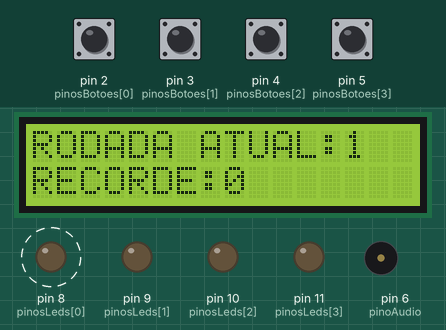
Recording of a sketch running on a simulated Arduino Uno, built with avr-gcc and run on an emulated ATmega328P. On the bench: 16×2 character LCD, output pins drawn as LEDs (lit = HIGH), buzzer (waves = sounding). Dashed ring = blinking. The test bench sets the inputs (shaded band); at power-on: pin 2 (pinosBotoes[0]), pin 3 (pinosBotoes[1]), pin 4 (pinosBotoes[2]), pin 5 (pinosBotoes[3]) LOW. Random numbers use the default seed unless the sketch sets one.

Above: at 2.1 s.
2.2 s: pin 2 (pinosBotoes[0]) pulled HIGH for 0.15 s
At 3.9 s:
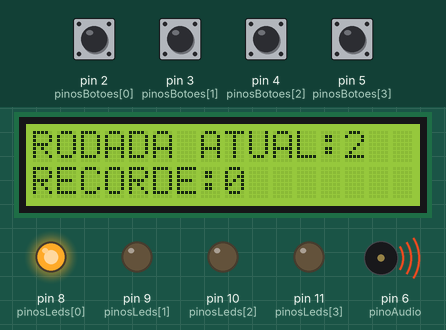
At 4.4 s:
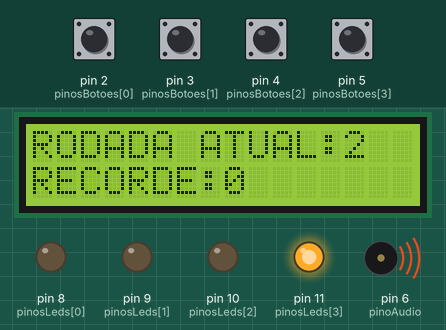
5.3 s: pin 3 (pinosBotoes[1]) pulled HIGH for 0.15 s
At 8.6 s:
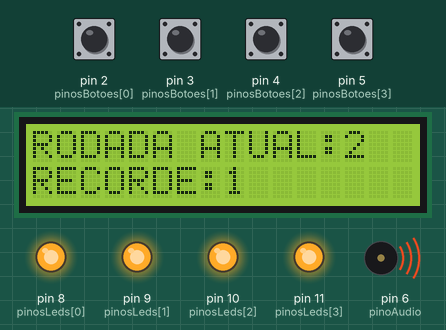
Timing chart, 0 to 11.7 s (numbered marks = the images above; inputs shaded):
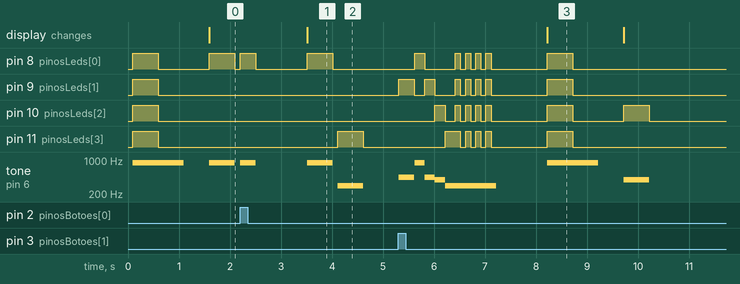

The sketch:

Genius.ino
```cpp
#include <Wire.h> //Biblioteca utilizada gerenciar a comunicação entre dispositicos através do protocolo I2C
#include <LiquidCrystal_I2C.h> //Biblioteca controlar display 16x2 através do I2C

#define col  16 //Define o número de colunas do display utilizado
#define lin   2 //Define o número de linhas do display utilizado
#define ende  0x27 //Define o endereço do display

LiquidCrystal_I2C lcd(ende, col, lin); //Cria o objeto lcd passando como parâmetros o endereço, o nº de colunas e o nº de linhas

//Vamos começar definindo as notas para os sons

#define NOTE_D4  294

#define NOTE_G4  392

#define NOTE_A4  440

#define NOTE_A5  880


// criando o array para os 4 sons para sortear um som

int tons[4] = { NOTE_A5, NOTE_A4, NOTE_G4, NOTE_D4 };

// Nossa sequência de até 100 itens vai começar vazia.

int sequencia[100] = {};

// Indica a rodada atual que o jogo se encontra.

int rodada_atual = 0;

// Indica o passo atual dentro da sequência, é usado enquanto a sequência

// está sendo reproduzida.

int passo_atual_na_sequencia = 0;

int high_score = 0; // Indica o recorde atual


/*

 * Indica o pino de áudio, leds e botões.

 * Os pinos de leds e botões estão em ordem, relacionados uns aos outros, ou

 * seja, o primeiro led está relacionado ao primeiro botão. A ordem destas

 * sequências também estão relacionadas a ordem dos tons.

 */

int pinoAudio = 6;

int pinosLeds[4] = { 8, 9, 10, 11 };

int pinosBotoes[4] = { 2, 3, 4, 5 };


// Indica se um botão foi pressionado durante o loop principal.

int botao_pressionado = 0;

// Flag indicando se o jogo acabou.

int perdeu_o_jogo = false;


void setup() {

  // Definindo o modo dos pinos dos Leds como saída.

  for (int i = 0; i <= 3; i++) {

    pinMode(pinosLeds[i], OUTPUT);

  }


  // Definindo o modo dos pinos dos Botões como entrada.
  for (int i = 0; i <= 3; i++) {
    pinMode(pinosBotoes[i], INPUT);
  }


  // Definindo o modo do pino de Áudio como saída.

  pinMode(pinoAudio, OUTPUT);


  // Inicializando o random através de uma leitura da porta analógica.
  // Esta leitura gera um valor variável entre 0 e 1023.

  randomSeed(analogRead(0));

  lcd.init(); //Inicializa a comunicação com o display já conectado
  lcd.clear(); //Limpa a tela do display
  lcd.backlight(); //Aciona a luz de fundo do display

  lcd.setCursor(0, 0); //Coloca o cursor do display na coluna 1 e linha 1
  lcd.print("RODADA ATUAL:"); //Exibe a mensagem na primeira linha do display
  lcd.setCursor(13, 0);
  lcd.print(rodada_atual);
  lcd.setCursor(0, 1); //Coloca o cursor do display na coluna 1 e linha 2
  lcd.print("RECORDE:");  //Exibe a mensagem na segunda linha do display
  lcd.setCursor(8, 1);
  lcd.print(high_score);

}

void loop() {

  // Se perdeu o jogo reinicializamos todas as variáveis.

  if (perdeu_o_jogo) {

    int sequencia[100] = {};

    if (rodada_atual > high_score){
      high_score = rodada_atual;
      int recorde = high_score - 1;
      lcd.setCursor(8, 1);
      lcd.print(recorde);
      lcd.setCursor(14, 0);
      lcd.print("  ");
    }
    rodada_atual = 0;
    passo_atual_na_sequencia = 0;

    perdeu_o_jogo = false;

  }


  // Toca um som de início para anúnicar que o jogo está começando quando é a primeira rodada.
  if (rodada_atual == 0) {

    tocarSomDeInicio();

    delay(500);

  }


  // Chama a função que inicializa a próxima rodada.

  proximaRodada();

  // Reproduz a sequência atual.

  reproduzirSequencia();

  // Aguarda os botões serem pressionados pelo jogador.

  aguardarJogador();


  // Aguarda 1 segundo entre cada jogada.

  delay(1000);
}


// Sorteia um novo item e adiciona na sequência.

void proximaRodada() {

  int numero_sorteado = random(0, 4);

  sequencia[rodada_atual++] = numero_sorteado;

  lcd.setCursor(13, 0);
  lcd.print(rodada_atual);

}


// Reproduz a sequência para ser memorizada.

void reproduzirSequencia() {
  for (int i = 0; i < rodada_atual; i++) {

    tone(pinoAudio, tons[sequencia[i]]);

    digitalWrite(pinosLeds[sequencia[i]], HIGH);
    delay(500);

    noTone(pinoAudio);

    digitalWrite(pinosLeds[sequencia[i]], LOW);
    delay(100);

  }

  noTone(pinoAudio);

}


// Aguarda o jogador iniciar sua jogada.

void aguardarJogador() {

  for (int i = 0; i < rodada_atual; i++) {
    aguardarJogada();

    verificarJogada();


    if (perdeu_o_jogo) {

      break;
    }


    passo_atual_na_sequencia++;

  }


  // Redefine a variável para 0.

  passo_atual_na_sequencia = 0;
}


void aguardarJogada() {

  boolean jogada_efetuada = false;

  while (!jogada_efetuada) {

    for (int i = 0; i <= 3; i++) {

      if (digitalRead(pinosBotoes[i]) == HIGH) {

        // Dizendo qual foi o botao pressionado.

        botao_pressionado = i;


        tone(pinoAudio, tons[i]);

        digitalWrite(pinosLeds[i], HIGH);

        delay(300);

        digitalWrite(pinosLeds[i], LOW);

        noTone(pinoAudio);


        jogada_efetuada = true;

      }

    }

    delay(10);
  }
}


void verificarJogada() {
  if (sequencia[passo_atual_na_sequencia] != botao_pressionado) {
    // GAME OVER.

    for (int i = 0; i <= 3; i++) {
      tone(pinoAudio, tons[i]);
      digitalWrite(pinosLeds[i], HIGH);

      delay(200);

      digitalWrite(pinosLeds[i], LOW);
      noTone(pinoAudio);
    }


    tone(pinoAudio, tons[3]);

    for (int i = 0; i <= 3; i++) {

      digitalWrite(pinosLeds[0], HIGH);

      digitalWrite(pinosLeds[1], HIGH);

      digitalWrite(pinosLeds[2], HIGH);

      digitalWrite(pinosLeds[3], HIGH);

      delay(100);

      digitalWrite(pinosLeds[0], LOW);

      digitalWrite(pinosLeds[1], LOW);

      digitalWrite(pinosLeds[2], LOW);

      digitalWrite(pinosLeds[3], LOW);

      delay(100);

    }

    noTone(pinoAudio);


    perdeu_o_jogo = true;

  }

}

void tocarSomDeInicio() {

  tone(pinoAudio, tons[0]);

  digitalWrite(pinosLeds[0], HIGH);

  digitalWrite(pinosLeds[1], HIGH);
  digitalWrite(pinosLeds[2], HIGH);
  digitalWrite(pinosLeds[3], HIGH);

  delay(500);

  digitalWrite(pinosLeds[0], LOW);
  digitalWrite(pinosLeds[1], LOW);
  digitalWrite(pinosLeds[2], LOW);

  digitalWrite(pinosLeds[3], LOW);
  delay(500);
  noTone(pinoAudio);
}
```

Measured:
- after the input at 2.2 s, pin 8 (pinosLeds[0]): LOW → HIGH at once, → LOW 0.30 s later, → HIGH 1.0 s later, → LOW 0.50 s later; pin 11 (pinosLeds[3]): LOW → HIGH after 1.9 s, → LOW 0.50 s later; tone on pin 6 (pinoAudio): plays 880 Hz for 0.30 s, 880 Hz for 0.50 s, 294 Hz for 0.50 s, starting at once; the display: changes after 1.3 s (image 1)
- after the input at 5.3 s, pin 8 (pinosLeds[0]): goes HIGH 0.20 s, LOW 0.60 s, 3 × (HIGH 0.10 s, LOW 0.10 s), HIGH 0.10 s, LOW 1.1 s, HIGH 0.50 s, then LOW, starting after 0.32 s; pin 9 (pinosLeds[1]): LOW → HIGH at once, → LOW 0.30 s later, → HIGH 0.21 s later, → LOW 0.20 s later, … (14 changes in this stretch)
- by itself, pin 8 (pinosLeds[0]): alternates HIGH for 0.50 s and LOW for 1.0 s
